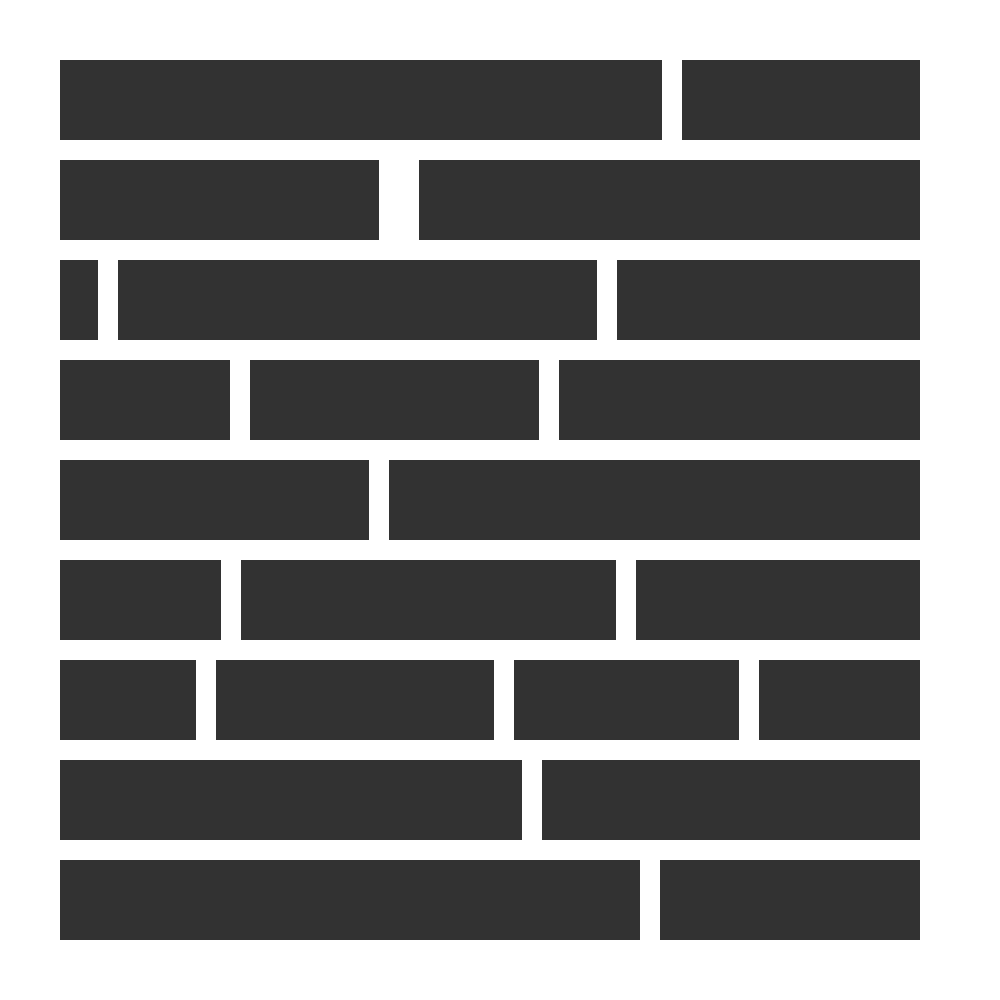
Frame 1 (no input)
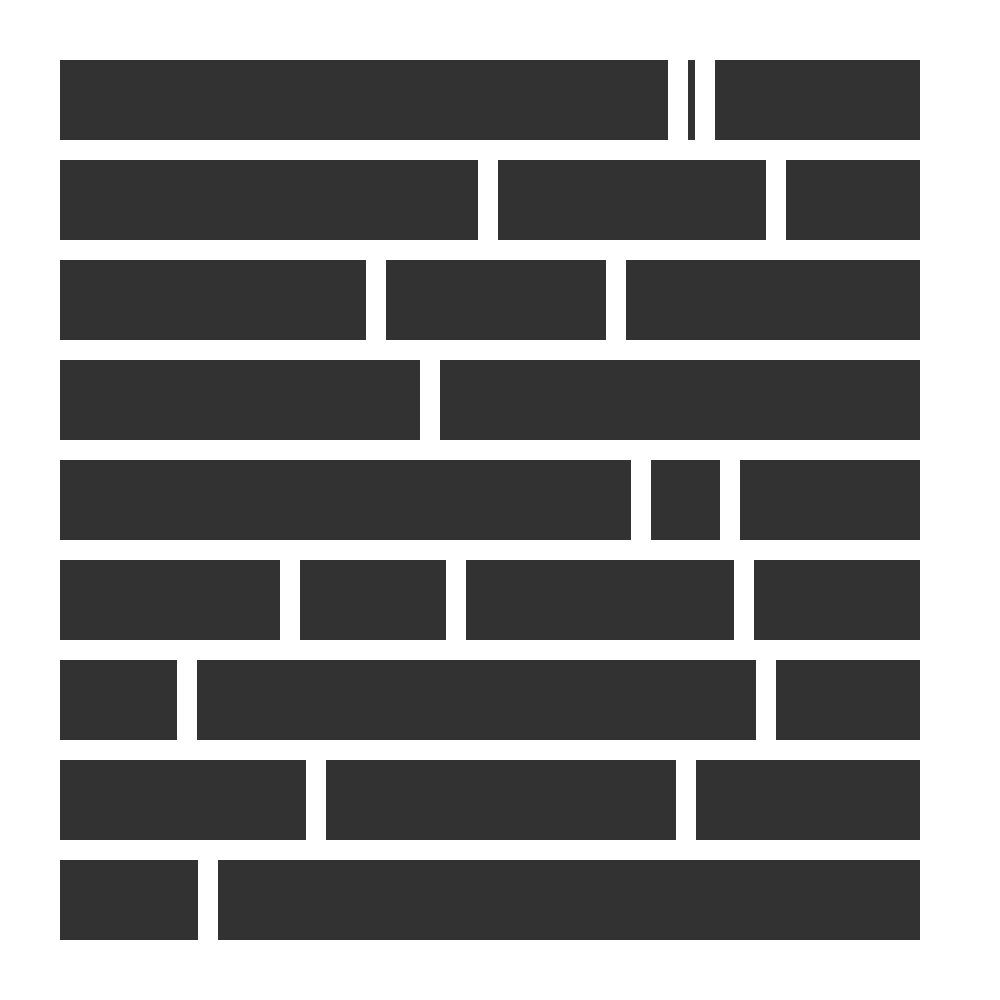
Frame 2 (the mouse pressed at the canvas centre, redrawn once)

The Processing sketch that drew these frames (run headless with seeded random() and noise(); the mouse was pressed at the canvas centre and the sketch redrawn once):

// Processing sketch: rectangle_square
// ── rectangle_square.pde
int margin = 60;
int gap = 20;
int marginWidth, marginHeight;
IntList slices;

void setup() {
  size(1000, 1000);
  noLoop();
  noStroke();

  background(255);
  fill(50);

  marginWidth = width - margin*2;
}

void draw() {
  background(255);

  for (int y = margin; y < height - margin; y += 80 + gap) {
    // Divide marginWidth into random rects
    slices = new IntList();
    int tempWidth = marginWidth;
    while (tempWidth > 0) {
      int slice;
      if (tempWidth < 400) {
        slice = tempWidth;
      } else {
        slice = int(random(150, tempWidth));
      }
  
      // Slice off part of marginWidth and store it
      slices.append(slice);
      tempWidth = tempWidth - slice;
    }
  
    slices.shuffle();
    int x = margin;
    for (int j = 0; j < slices.size(); j++) {
      rect(x, y, slices.get(j) - gap, 80);
      // drawCappedRect(x, y, slices.get(j) - gap, 80, 20);
      x += slices.get(j);
    }
  }

  //drawCappedRect(100, 100, 350, 100, 10);
  //drawCappedRect(50, 300, 700, 100, 30);
}

void drawCappedRect(int x, int y, int w, int h, int spacer) {
  fill(50);
  rect(x, y, w, h);

  int randoF = int(random(7));
  int randoB = int(random(7));

  // Front cap
  for (int i = 0; i < randoF; i++) {
    fill(150 + i*10);
    rect(x + i*spacer, y, spacer, h);
  }

  // End cap
  for (int i = 0; i < randoB; i++) {
    fill(150 + i*10);
    rect(x + w - i*spacer, y, spacer, h);
  }
}

void mousePressed() {
  redraw();
}
